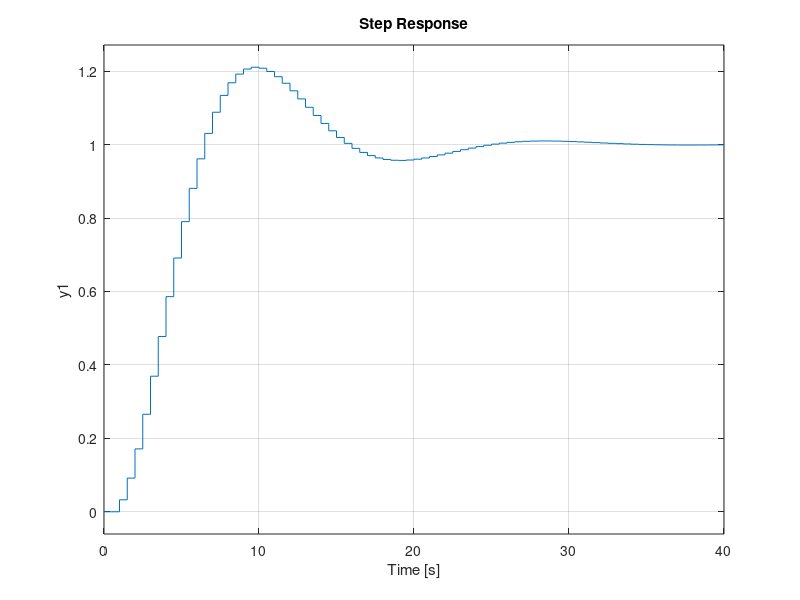
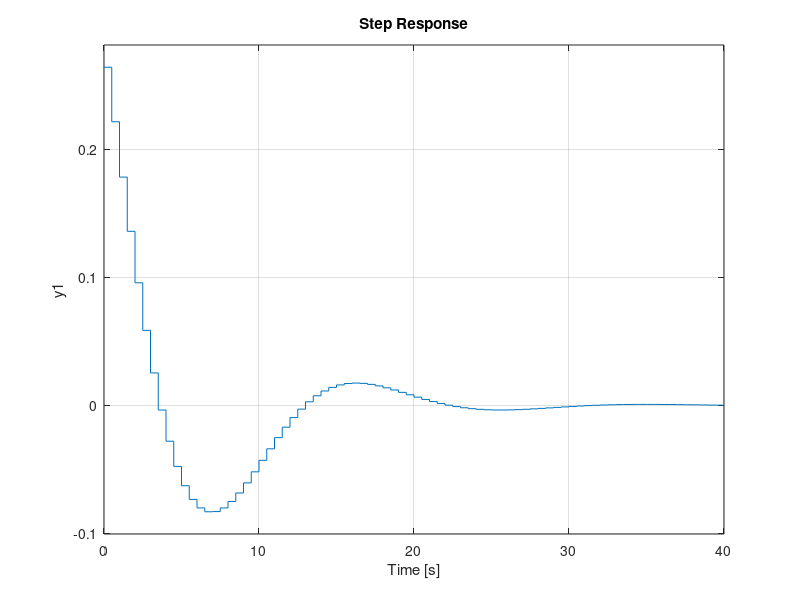
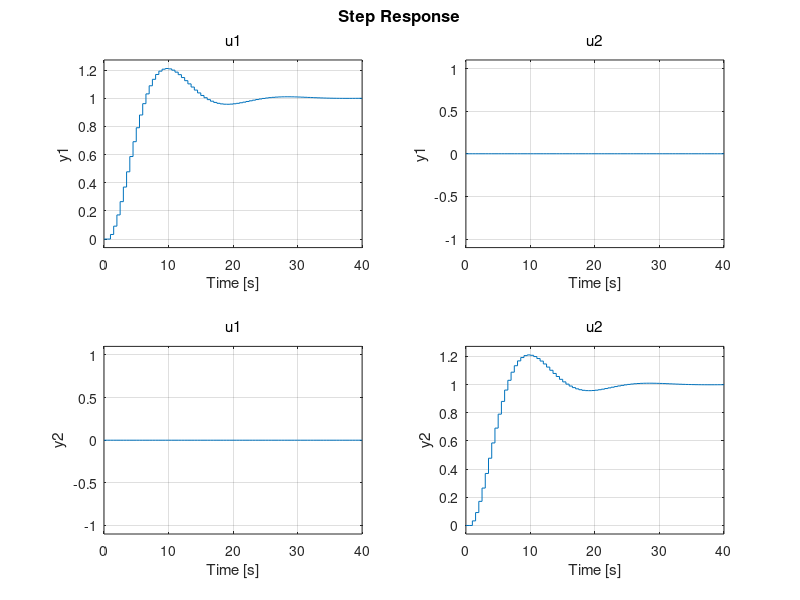
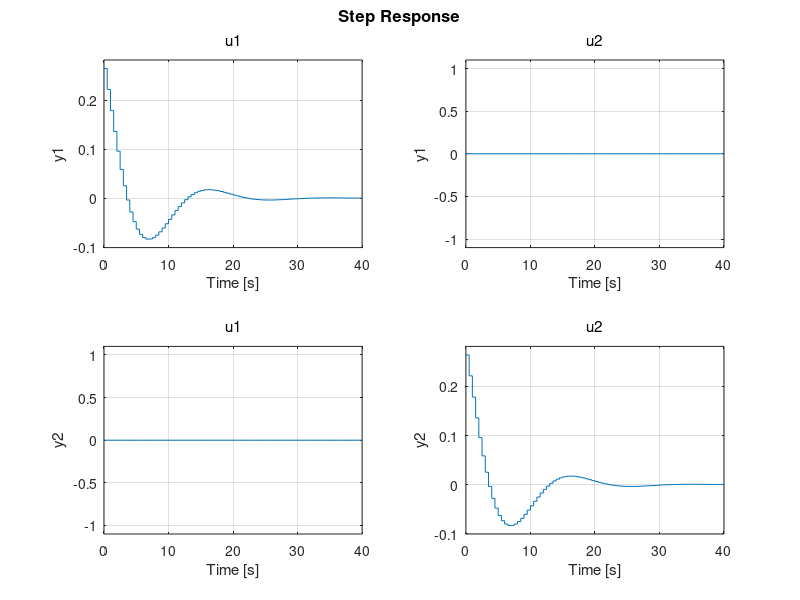

Reproduce these figures in MATLAB, in order.
clc;clear; close all;
%motor parameters
Vdc = 120;              %DC voltage 120V
a_max = 1;              %max current 1A
theta_dot_max = 0.5;    %max angular speed 0.5 deg/s
time_max = 30;          %time to reach max angular speed
t_sample = 0.5;

%derived parameters
tau = 0.6321*time_max;  %time constant: reach 63% of max speed
rpm = theta_dot_max/6;  %rpm of max speed

%plant estimation - this is the best I can do without knowing 
%things like inductance, resistance, etc
%http://ctms.engin.umich.edu/CTMS/index.php?aux=Activities_DCmotorB
%Plant = rpm/(tau*s + 1)
[A,B,C,D] = tf2ss([0 rpm*6], [tau 1]);%convert to continuous ss
plant_ss = ss(A,B,C,D);                    %create sysc object for ss
plant_ssd = c2d(plant_ss,t_sample,'zoh')            %discretize

%augment matrices to get states for alpha, beta angles
%x vector is [theta_a; theta_B; theta_a_dot; theta_B_dot]
%u vector is [u_a; u_B]
A2 = [1 0 t_sample 0; 0 1 0 t_sample;...
      0 0 plant_ssd.A 0; 0 0 0 plant_ssd.A];        
B2 = [0 0; 0 0; plant_ssd.B 0; 0 plant_ssd.b];
C2 = [1 0 0 0;0 1 0 0];
D2=[0 0;0 0];

Plant_ssd_augmented = ss(A2,B2,C2,D)

%In controllable canonical form

A1=[1 t_sample;0 plant_ssd.A]; B1=[0;plant_ssd.B]; C1=[1 0]; D1=[0];
[n,d]=ss2tf(A1,B1,C1,D1)
p=poly(A1)
roots(p)
p1=poly([0.8257+0.1865i,0.8257-0.1865i])
%1.0000   -1.6514    0.7166
%CEd=A1*A1-1.778644*A1+0.818731*eye(2);
CEd=A1*A1*1.6514*A1+0.7166*eye(2);
%2x2
%K=[0 1]*inv(ctrb(A1,B1))*CEd
K=[0.2641    0.6537]
A1dash=(A1-B1*K)
[n1dash,d1dash]=ss2tf(A1dash,B1,C1,D1)
%K0=0.1625
K0=0.2643
B1dash=B1*K0
closedLoop=ss(A1dash,B1dash,C1,D1,t_sample)
figure(1)
step(closedLoop)

controlLoop1=ss(A1dash,B1dash,-K,[K0],t_sample)
figure(2)
step(controlLoop1)


%4x4
K2=[K(1) 0 K(2) 0;0 K(1) 0 K(2)]
A2dash=(A2-B2*K2)

B2dash=B2*K0
closedLoop2=ss(A2dash,B2dash,C2,D2,t_sample)
figure(3)
step(closedLoop2)

controlLoop2=ss(A2dash,B2dash,-K2,[K0 0;0 K0],t_sample)
figure(4)
step(controlLoop2)




